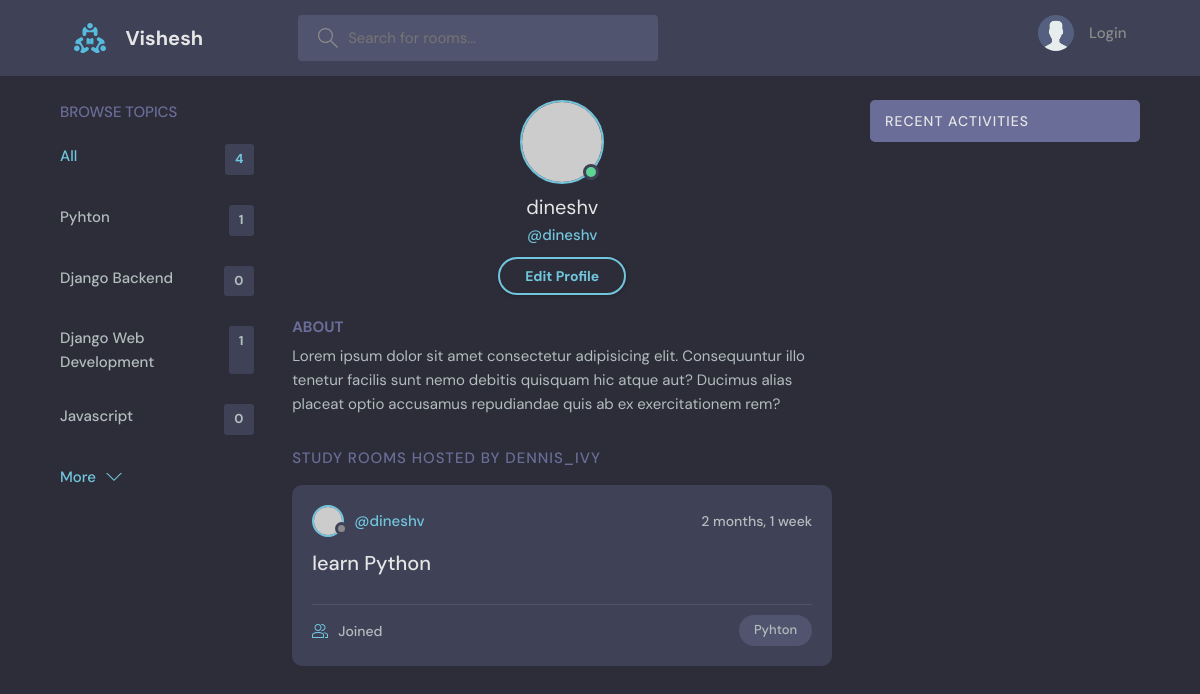
Page /profile/1/ on the earlier database version.
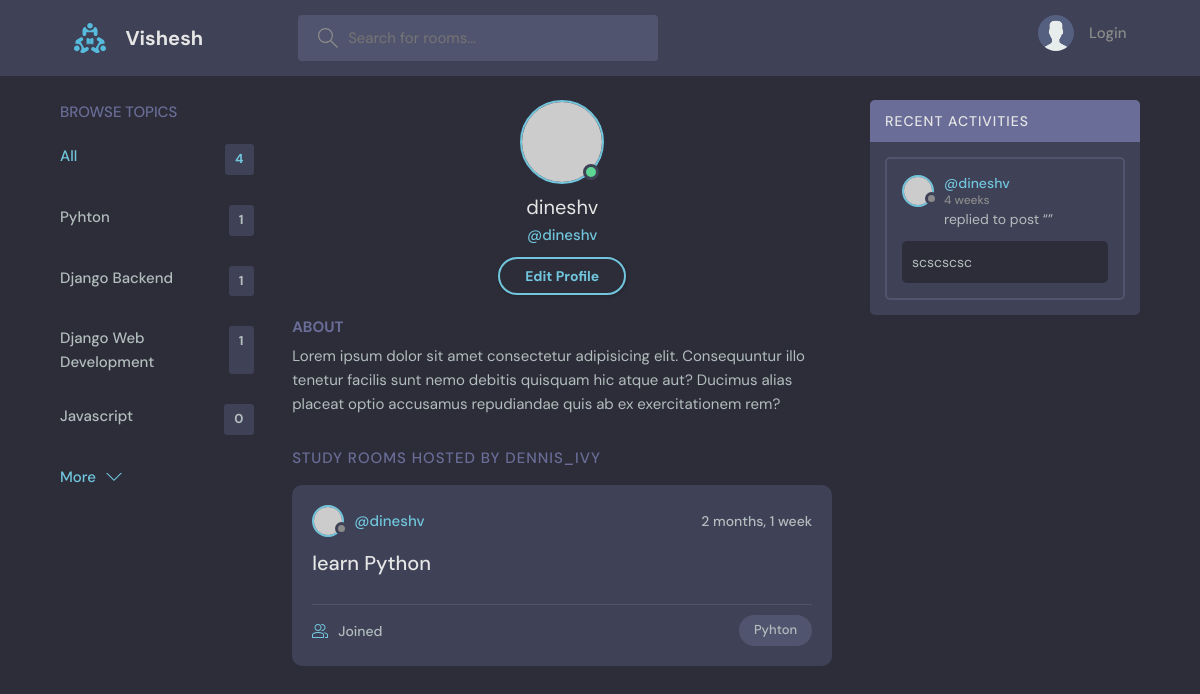
Same page on the later database version.
### base/models.py (models this page shows, shortened)
class Heading(models.Model):
    name = models.CharField(max_length=200)

class Space(models.Model):
    host = models.ForeignKey(User, on_delete=models.SET_NULL, null=True)
    heading = models.ForeignKey(Heading, on_delete=models.SET_NULL, null=True)
    name = models.CharField(max_length=200)
    description = models.TextField(null = True, blank = True)
    participants = models.ManyToManyField(User, related_name= 'participants', blank = True)
    updated = models.DateTimeField(auto_now = True)
    created = models.DateTimeField(auto_now_add = True)
    class Meta:
        ordering = ['-updated', '-created']

class Communicate(models.Model):
    user = models.ForeignKey(User, on_delete=models.CASCADE)
    space = models.ForeignKey(Space, on_delete=models.CASCADE)
    body = models.TextField()
    updated = models.DateTimeField(auto_now = True)
    created = models.DateTimeField(auto_now_add = True)
    class Meta:
        ordering = ['-updated', '-created']

### base/views.py (the view)
# urls.py: path('profile/<str:pk>/', views.userProfile, name="user-profile"),
def userProfile(request, pk):
    user = User.objects.get(id=pk)
    spaces = user.space_set.all()
    space_messages = user.communicate_set.all()
    headings = Heading.objects.all()
    context = {'user': user, 'spaces': spaces, 'space_messages': space_messages, 'headings': headings}
    return render(request, 'base/profile.html', context)

### base/templates/base/profile.html
{% extends 'main.html' %}
{% block content %}
  <main class="profile-page layout layout--3">
    <div class="container">
      {% include 'base/heading_component.html' %}
      <div class="roomList">
        <div class="profile">
          <div class="profile__avatar">
            <div class="avatar avatar--large active">
              <img src="https://randomuser.me/api/portraits/men/11.jpg" />
            </div>
          </div>
          <div class="profile__info">
            <h3>{{user.username}}</h3>
            <p>@{{user.username}}</p>
            <a href="edit-user.html" class="btn btn--main btn--pill">Edit Profile</a>
          </div>
          <div class="profile__about">
            <h3>About</h3>
            <p>
              Lorem ipsum dolor sit amet consectetur adipisicing elit. Consequuntur illo tenetur
              facilis sunt nemo debitis quisquam hic atque aut? Ducimus alias placeat optio
              accusamus repudiandae quis ab ex exercitationem rem?
            </p>
          </div>
        </div>
        <div class="roomList__header">
          <div>
            <h2>Study Rooms Hosted by dennis_ivy</a>
            </h2>
          </div>
        </div>
        {% include 'base/feed_component.html' %}
      </div>
      {% include 'base/activity_component.html' %}
    </div>
  </main>
{% endblock content %}

### base/templates/base/heading_component.html
<div class="topics">
  <div class="topics__header">
    <h2>Browse Topics</h2>
  </div>
  <ul class="topics__list">
    <li>
      <a href="{% url 'home' %}" class="active">All <span>{{headings.count}}</span></a>
    </li>
    {% for heading in headings %}
    <li>
      <a href="{% url 'home' %}?q={{heading.name}}">{{heading.name}}<span>{{heading.space_set.all.count}}</span></a>
    </li>
    {% endfor %}
  </ul>
  <a class="btn btn--link" href="topics.html">
    More
    <svg version="1.1" xmlns="http://www.w3.org/2000/svg" width="32" height="32" viewBox="0 0 32 32">
      <title>chevron-down</title>
      <path d="M16 21l-13-13h-3l16 16 16-16h-3l-13 13z"></path>
    </svg>
  </a>
</div>

### base/templates/base/feed_component.html (shortened to what this page needs)
{% for space in spaces %}
<div class="roomListRoom">
  <div class="roomListRoom__header">
    <a href="{% url 'user-profile' space.host.id %}" class="roomListRoom__author">
      <div class="avatar avatar--small">
        <img src="https://randomuser.me/api/portraits/women/11.jpg" />
      </div>
      <span>@{{space.host.username}}</span>
    </a>
    <div class="roomListRoom__actions">
      <span>{{space.created|timesince}}</span>
    </div>
  </div>
  <div class="roomListRoom__content">
    <a href="{% url 'space' space.id %}">{{space.name}}</a>
  </div>
  <div class="roomListRoom__meta">
    <a href="{% url 'space' space.id %}" class="roomListRoom__joined">
      {{room.participants.all.count}} Joined
    </a>
    <p class="roomListRoom__topic">{{space.heading.name}}</p>
  </div>
</div>
{% endfor %}

### base/templates/base/activity_component.html (shortened to what this page needs)
<div class="activities">
  <div class="activities__header">
    <h2>Recent Activities</h2>
  </div>
  {% for message in space_messages %}
  <div class="activities__box">
    <div class="activities__boxHeader roomListRoom__header">
      <a href="{% url 'user-profile' message.user.id %}" class="roomListRoom__author">
        <div class="avatar avatar--small">
          <img src="https://randomuser.me/api/portraits/women/11.jpg" />
        </div>
        <p>
          @{{message.user}}
          <span>{{message.created|timesince}}</span>
        </p>
      </a>
    </div>
    <div class="activities__boxContent">
      <p>replied to post “<a href="{% url 'space' message.space.id%}">{{message.name}}</a>”</p>
      <div class="activities__boxRoomContent">
           {{message.body}}
      </div>
    </div>
  </div>
  {% endfor %}
</div>

Differences in the rows shown:
computed for Heading "Django Backend": space_set.all.count "0" → "1"
added Communicate: user "dineshv", created "4 weeks", body "scscscsc"
